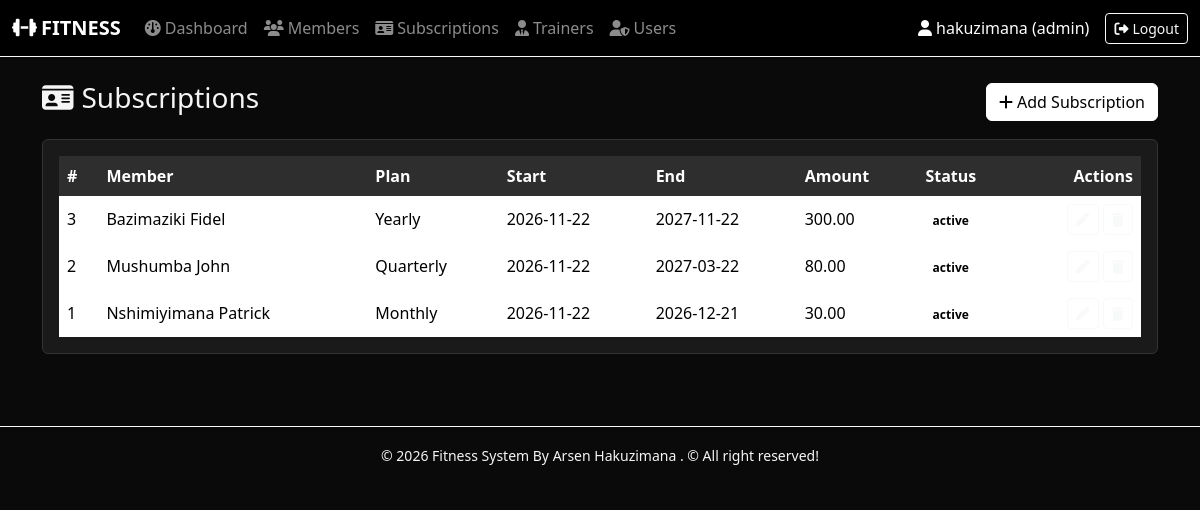
The app's page /subscriptions/index.php (signed in) with its own data.
### tables this page shows
CREATE TABLE IF NOT EXISTS subscriptions (
    subscription_id INT AUTO_INCREMENT PRIMARY KEY,
    member_id INT NOT NULL,
    plan_name VARCHAR(60) NOT NULL,
    start_date DATE NOT NULL,
    end_date DATE NOT NULL,
    amount DECIMAL(10,2) NOT NULL,
    status ENUM('active','expired','cancelled') DEFAULT 'active',
    CONSTRAINT fk_sub_member FOREIGN KEY (member_id)
        REFERENCES members(member_id)
        ON DELETE CASCADE ON UPDATE CASCADE
);

CREATE TABLE IF NOT EXISTS members (
    member_id INT AUTO_INCREMENT PRIMARY KEY,
    full_name VARCHAR(120) NOT NULL,
    phone VARCHAR(30) NOT NULL,
    email VARCHAR(120) UNIQUE,
    join_date DATE NOT NULL
);

### subscriptions/index.php (the view, shortened to what this page needs)
<?php
require_once __DIR__ . '/../config/database.php';
require_once __DIR__ . '/../includes/header.php';
$rows = $pdo->query("
  SELECT s.*, m.full_name
  FROM subscriptions s
  JOIN members m ON m.member_id = s.member_id
  ORDER BY s.subscription_id DESC
")->fetchAll();
?>
<div class="d-flex justify-content-between align-items-center mb-3">
  <h3><i class="fa-solid fa-id-card me-2"></i>Subscriptions</h3>
  <a href="create.php" class="btn btn-primary"><i class="fa-solid fa-plus me-1"></i>Add Subscription</a>
</div>
<div class="card"><div class="card-body">
  <div class="table-responsive">
    <table class="table table-borderless align-middle mb-0">
      <thead><tr>
        <th>#</th><th>Member</th><th>Plan</th><th>Start</th><th>End</th><th>Amount</th><th>Status</th><th class="text-end">Actions</th>
      </tr></thead>
      <tbody>
      <?php foreach ($rows as $r): ?>
        <tr>
          <td><?= $r['subscription_id'] ?></td>
          <td><?= htmlspecialchars($r['full_name']) ?></td>
          <td><?= htmlspecialchars($r['plan_name']) ?></td>
          <td><?= htmlspecialchars($r['start_date']) ?></td>
          <td><?= htmlspecialchars($r['end_date']) ?></td>
          <td><?= number_format($r['amount'],2) ?></td>
          <td><span class="badge badge-<?= $r['status'] ?>"><?= $r['status'] ?></span></td>
          <td class="text-end">
            <a href="edit.php?id=<?= $r['subscription_id'] ?>" class="btn btn-sm btn-outline-light"><i class="fa-solid fa-pen"></i></a>
            <form method="post" action="delete.php" class="d-inline" data-confirm="Delete this subscription?">
              <button class="btn btn-sm btn-outline-light"><i class="fa-solid fa-trash"></i></button>
            </form>
          </td>
        </tr>
      <?php endforeach; ?>
      </tbody>
    </table>
  </div>
</div></div>
<?php require_once __DIR__ . '/../includes/footer.php'; ?>

### css/style.css (style rules this page uses)
body { background: var(--bw-black); color: var(--bw-light); font-family: "Segoe UI", system-ui, sans-serif; }
.card { background: var(--bw-dark); border: 1px solid #333; color: var(--bw-light); }
.table { color: var(--bw-light); }
.table thead th { background: var(--bw-gray) !important; color: #fff; border-color: #444; }
.table tbody tr { border-color: #333; }
.btn-primary { background:#fff; color:#000; border:1px solid #fff; }
a { color:#fff; }
.badge-active { background:#fff; color:#000; }
.badge { padding: .35em .6em; font-weight: 600; }
.table td, .table th { vertical-align: middle; }

### records on screen
subscriptions: subscription_id "3", member.full_name "Bazimaziki Fidel", plan_name "Yearly", start_date "2026-11-22", end_date "2027-11-22", amount "300.00", status "active"
subscriptions: subscription_id "2", member.full_name "Mushumba John", plan_name "Quarterly", start_date "2026-11-22", end_date "2027-03-22", amount "80.00", status "active"
subscriptions: subscription_id "1", member.full_name "Nshimiyimana Patrick", plan_name "Monthly", start_date "2026-11-22", end_date "2026-12-21", amount "30.00", status "active"

### other values on screen
$u['name'] "hakuzimana"
$u['role'] "admin"
